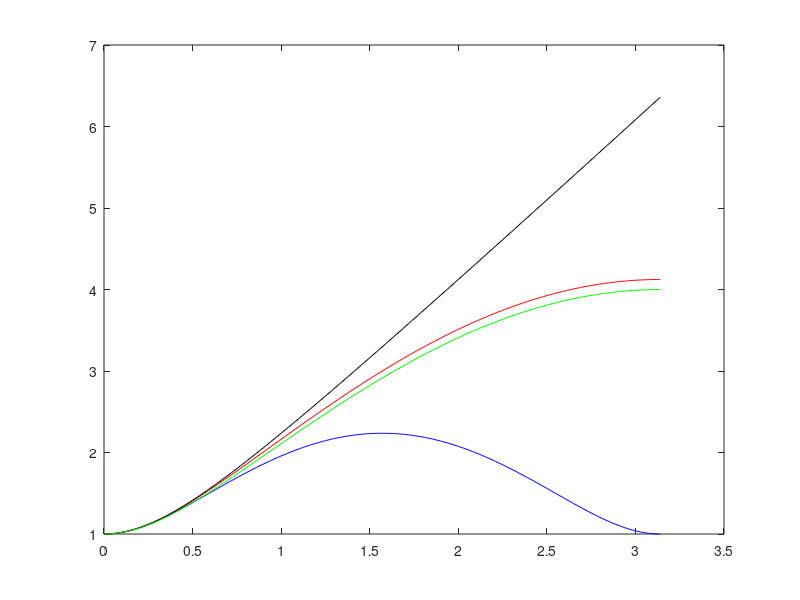

The MATLAB source for this figure:
clear all
close all



##RossbyRadius=gH*/((f*dx)^2);
##
##wfA=(1+(g*H/(f^2))*(sin(k*dx)/(dx^2)))^2


RossbyRadius=4;

kdx=[0:0.01:pi];

for ii=1:length(kdx)
wfAnalytic(ii)=(1+RossbyRadius*kdx(ii)^2)^(1/2);
wfA(ii)=(1+RossbyRadius*(sin(kdx(ii)))^2)^(1/2);
wfB(ii)=(1+4*RossbyRadius*(sin(kdx(ii)/(2)))^2)^(1/2);
wfC(ii)=((cos(kdx(ii)/2))^2+4*RossbyRadius*(sin(kdx(ii)/(2)))^2)^(1/2);
end

figure(1)
plot(kdx,wfA,'-b',kdx,wfB,'-r',kdx,wfAnalytic,'-k',kdx,wfC,'-g')
